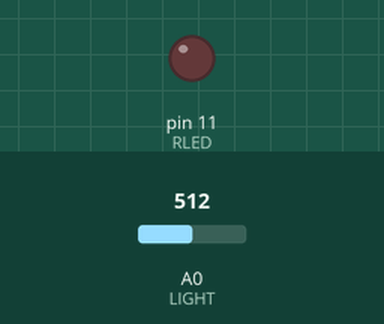
Recording of a sketch running on a simulated Arduino Uno, built with avr-gcc and run on an emulated ATmega328P. Parts: output pins drawn as LEDs (lit = HIGH). Inputs (shaded band) come from the test bench; at power-on: A0 (LIGHT) = 512.

Above: at 1.2 s.
1.3 s: A0 (LIGHT) set to 490
At 1.7 s:
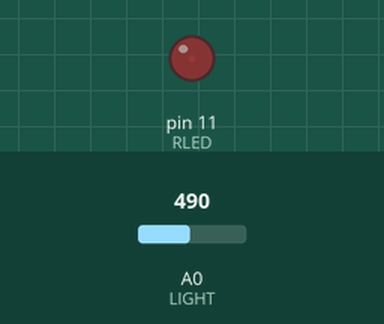
2.8 s: A0 (LIGHT) set to 306
At 4.0 s:
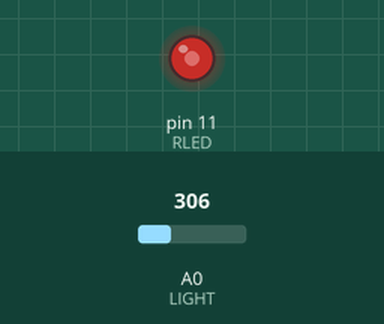
4.3 s: A0 (LIGHT) set to 122
At 5.2 s:
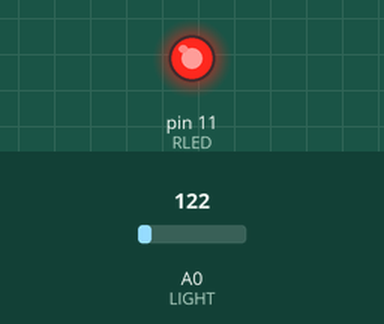
Timing chart, 0 to 7.3 s (numbered marks = the images above; inputs shaded):
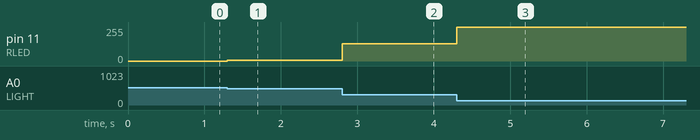

Measured:
- after the input at 1.3 s, pin 11 (RLED): 0/255 → 7/255 at once
- after the input at 2.8 s, pin 11 (RLED): 7/255 → 131/255 at once
- after the input at 4.3 s, pin 11 (RLED): 131/255 → 254/255 at once

The sketch:

AutoNightLight.ino
```cpp
const int RLED = 11;
const int LIGHT = 0;
const int MIN_LIGHT = 120;
const int MAX_LIGHT = 500;
int val = 0;

void setup() {
  // put your setup code here, to run once:
  pinMode(RLED, OUTPUT);
  pinMode(LIGHT, INPUT);
}

void loop() {
  // put your main code here, to run repeatedly:
  val = analogRead(LIGHT);
  val = map(val, MIN_LIGHT, MAX_LIGHT, 255, 0);
  val = constrain(val, 0, 255);
  analogWrite(RLED, val);
}
```
